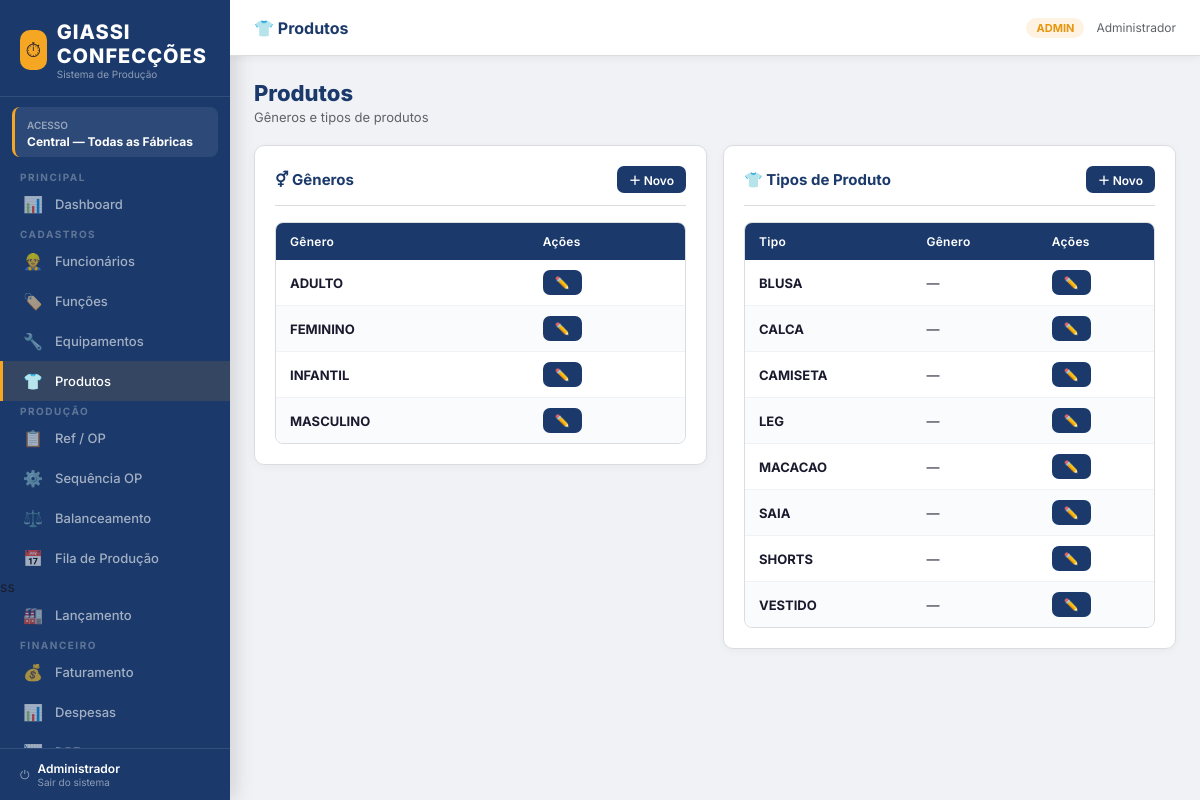
Page /produtos (signed in) on the committed database.
### tables this page shows
CREATE TABLE usuarios (
        id INTEGER PRIMARY KEY AUTOINCREMENT,
        nome TEXT NOT NULL,
        login TEXT NOT NULL UNIQUE,
        senha_hash TEXT NOT NULL,
        perfil TEXT DEFAULT 'operador',
        fabrica_id INTEGER,
        ativo INTEGER DEFAULT 1,
        FOREIGN KEY(fabrica_id) REFERENCES fabricas(id)
    );

CREATE TABLE generos_produto (
        id INTEGER PRIMARY KEY AUTOINCREMENT,
        nome TEXT NOT NULL UNIQUE
    );

CREATE TABLE tipos_produto (
        id INTEGER PRIMARY KEY AUTOINCREMENT,
        nome TEXT NOT NULL UNIQUE,
        genero_id INTEGER,
        FOREIGN KEY(genero_id) REFERENCES generos_produto(id)
    );

### app.py (the view)
@app.route('/produtos')
@login_required
def produtos():
    user = get_user(); c = m.conn()
    generos = c.execute("SELECT * FROM generos_produto ORDER BY nome").fetchall()
    tipos   = c.execute("SELECT t.*,g.nome gen_nome FROM tipos_produto t LEFT JOIN generos_produto g ON t.genero_id=g.id ORDER BY t.nome").fetchall()
    c.close()
    return render_template('produtos.html', user=user, generos=[dict(r) for r in generos], tipos=[dict(r) for r in tipos])

### app.py (called while the page is built)
def login_required(f):
    @wraps(f)
    def dec(*a, **kw):
        if 'uid' not in session:
            session['next'] = request.url
            return redirect(url_for('login'))
        return f(*a, **kw)
    return dec

def get_user():
    if 'uid' not in session: return None
    c = m.conn()
    u = c.execute("SELECT u.*,f.nome fab_nome FROM usuarios u LEFT JOIN fabricas f ON u.fabrica_id=f.id WHERE u.id=?",
                  (session['uid'],)).fetchone()
    c.close(); return u

### models.py (called while the page is built)
def conn():
    c = sqlite3.connect(DB)
    c.row_factory = sqlite3.Row
    c.execute("PRAGMA foreign_keys=ON")
    return c

### templates/produtos.html (shortened to what this page needs)
{% extends "base.html" %}
{% block page_title %}👕 Produtos{% endblock %}
{% block content %}
<div class="page-header">
  <div class="page-header-left"><h1>Produtos</h1><p>Gêneros e tipos de produtos</p></div>
</div>
<div class="row">
  <div class="col">
    <div class="card">
      <div class="card-header"><div class="card-title">⚥ Gêneros</div>
        <button class="btn btn-sm btn-primary" onclick="abrirModal('modal-gen')">＋ Novo</button></div>
      <div class="table-wrap">
        <table><thead><tr><th>Gênero</th><th>Ações</th></tr></thead>
        <tbody>
          {% for g in generos %}
          <tr><td><strong>{{ g.nome }}</strong></td>
            <td><button class="btn btn-sm btn-primary" onclick="editarGen({{ g.id }},'{{ g.nome }}')">✏️</button></td>
          </tr>{% endfor %}
        </tbody></table>
      </div>
    </div>
  </div>
  <div class="col">
    <div class="card">
      <div class="card-header"><div class="card-title">👕 Tipos de Produto</div>
        <button class="btn btn-sm btn-primary" onclick="abrirModal('modal-tipo')">＋ Novo</button></div>
      <div class="table-wrap">
        <table><thead><tr><th>Tipo</th><th>Gênero</th><th>Ações</th></tr></thead>
        <tbody>
          {% for t in tipos %}
          <tr><td><strong>{{ t.nome }}</strong></td><td>{{ t.gen_nome or '—' }}</td>
            <td><button class="btn btn-sm btn-primary" onclick="editarTipo({{ t.id }},'{{ t.nome }}',{{ t.genero_id or 'null' }})">✏️</button></td>
          </tr>{% endfor %}
        </tbody></table>
      </div>
    </div>
  </div>
</div>
{% endblock %}

### templates/base.html (shortened to what this page needs)
<!DOCTYPE html>
<html lang="pt-BR">
<head>
</head>
<body>
<div class="layout">
  <nav class="sidebar">
    <div class="sid-logo">
      <div class="sid-logo-inner">
        <div class="sid-logo-icon">⏱</div>
        <div>
          <h1>GIASSI CONFECÇÕES</h1>
          <small>Sistema de Produção</small>
        </div>
      </div>
    </div>
    {% if session.fab_id %}
    <div class="sid-fab">
      <span>Fábrica Atual</span>
      <strong>{{ get_user().fab_nome if get_user() else '—' }}</strong>
    </div>
    {% else %}
    <div class="sid-fab">
      <span>Acesso</span>
      <strong>Central — Todas as Fábricas</strong>
    </div>
    {% endif %}
    <div style="overflow-y:auto;flex:1">
      <span class="nav-section">Principal</span>
      <a href="/dashboard" class="nav-item {% if request.path=='/dashboard' %}active{% endif %}">
        <span class="nav-icon">📊</span><span class="nav-label">Dashboard</span></a>
      <span class="nav-section">Cadastros</span>
      <a href="/funcionarios" class="nav-item {% if 'funcionarios' in request.path %}active{% endif %}">
        <span class="nav-icon">👷</span><span class="nav-label">Funcionários</span></a>
      <a href="/funcoes" class="nav-item {% if 'funcoes' in request.path %}active{% endif %}">
        <span class="nav-icon">🏷️</span><span class="nav-label">Funções</span></a>
      <a href="/equipamentos" class="nav-item {% if 'equipamentos' in request.path %}active{% endif %}">
        <span class="nav-icon">🔧</span><span class="nav-label">Equipamentos</span></a>
      <a href="/produtos" class="nav-item {% if 'produtos' in request.path %}active{% endif %}">
        <span class="nav-icon">👕</span><span class="nav-label">Produtos</span></a>
      <span class="nav-section">Produção</span>
      <a href="/ref-op" class="nav-item"><span class="nav-icon">📋</span><span class="nav-label">Ref / OP</span></a>
      <a  href="/sequencia-op" class="nav-item"><span class="nav-icon">⚙️</span><span class="nav-label">Sequência OP</span></a>
      <a href="/balanceamento" class="nav-item"><span class="nav-icon">⚖️</span><span class="nav-label">Balanceamento</span></a>
      <a href="/fila-producao" class="nav-item"><span class="nav-icon">📅</span><span class="nav-label">Fila de Produção</span></a>ss
      <a href="/lancamento" class="nav-item"><span class="nav-icon">🏭</span><span class="nav-label">Lançamento</span></a>
      <span class="nav-section">Financeiro</span>
      <a href="/faturamento" class="nav-item"><span class="nav-icon">💰</span><span class="nav-label">Faturamento</span></a>
      <a href="/despesas" class="nav-item"><span class="nav-icon">📊</span><span class="nav-label">Despesas</span></a>
      <a href="/dre" class="nav-item"><span class="nav-icon">📉</span><span class="nav-label">DRE</span></a>
    </div>
    <div class="sid-bottom">
      <a href="/logout">
        <span>⏻</span>
        <div>
          <div style="color:#fff;font-size:12px;font-weight:600">{{ session.nome }}</div>
          <div style="font-size:10px">Sair do sistema</div>
        </div>
      </a>
    </div>
  </nav>
  <div class="main">
    <div class="topbar">
      <div class="topbar-title">{% block page_title %}Chrona{% endblock %}</div>
      <div class="topbar-right">
        <span class="badge {% if session.perfil=='admin' %}badge-admin{% else %}badge-op{% endif %}">
          {{ session.perfil|upper }}</span>
        <span class="user-info">{{ session.nome }}</span>
      </div>
    </div>
    <div class="content">
      {% block content %}{% endblock %}
    </div>
  </div>
</div>
</body>
</html>

### templates/base.html (style rules this page uses)
* { margin:0;padding:0;box-sizing:border-box }
body { font-family:'Inter',sans-serif;background:#F0F2F5;color:#1a1a2e;font-size:14px }
:root { --azul:#1B3A6B;--azul2:#0D2347;--azul3:#2D5AA0; --amar:#F5A623;--amar2:#E8950F; --verde:#1E8449;--verm:#C0392B;--amar-c:#B7950B;--azul-c:#1A73E8; --cinza:#5F6368;--borda:#DADCE0;--bg:#F0F2F5; --white:#FFFFFF;--inp:#F8F9FA; --sid:#1B3A6B;--sid2:#0D2347; --sem-verd:#27AE60;--sem-amar:#F39C12;--sem-verm:#E74C3C;--sem-azul:#1A73E8; --sem-verd-bg:#EAFAF1;--sem-amar-bg:#FEF9E7;--sem-verm-bg:#FDEDEC;--sem-azul-bg:#E8F0FE; }
.layout { display:flex;height:100vh;overflow:hidden }
.sidebar { width:230px;background:var(--sid);display:flex;flex-direction:column; flex-shrink:0;box-shadow:4px 0 20px rgba(0,0,0,.15) }
.main { flex:1;display:flex;flex-direction:column;overflow:hidden }
.content { flex:1;overflow-y:auto;padding:24px }
.sid-logo { padding:20px 20px 16px;border-bottom:1px solid rgba(255,255,255,.1) }
.sid-logo-inner { display:flex;align-items:center;gap:10px }
.sid-logo-icon { width:40px;height:40px;background:var(--amar);border-radius:10px; display:flex;align-items:center;justify-content:center;font-size:20px }
.sid-logo h1 { color:#fff;font-size:20px;font-weight:800;letter-spacing:1px }
.sid-logo small { color:rgba(255,255,255,.5);font-size:10px;display:block }
.sid-fab { margin:10px 12px;padding:8px 12px;background:rgba(255,255,255,.08); border-radius:8px;border-left:3px solid var(--amar) }
.sid-fab span { color:rgba(255,255,255,.5);font-size:10px;text-transform:uppercase;font-weight:600 }
.sid-fab strong { color:#fff;font-size:12px;display:block;margin-top:2px }
.nav-section { padding:12px 20px 4px;color:rgba(255,255,255,.3);font-size:10px; font-weight:700;letter-spacing:1.5px;text-transform:uppercase }
.nav-item { display:flex;align-items:center;padding:10px 20px;color:rgba(255,255,255,.6); text-decoration:none;transition:all .15s;border-left:3px solid transparent;gap:12px }
.nav-item.active { background:rgba(245,166,35,.12);color:#fff;border-left-color:var(--amar) }
.nav-item.active .nav-icon { color:var(--amar) }
.nav-icon { font-size:16px;width:20px;text-align:center }
.nav-label { font-size:13px;font-weight:500 }
.sid-bottom { margin-top:auto;padding:12px 20px;border-top:1px solid rgba(255,255,255,.1) }
.sid-bottom a { color:rgba(255,255,255,.5);font-size:12px;text-decoration:none; display:flex;align-items:center;gap:8px;transition:.15s }
.topbar { background:var(--white);border-bottom:1px solid var(--borda); padding:0 24px;height:56px;display:flex;align-items:center; justify-content:space-between;flex-shrink:0; box-shadow:0 2px 8px rgba(0,0,0,.06) }
.topbar-title { font-size:16px;font-weight:700;color:var(--azul) }
.topbar-right { display:flex;align-items:center;gap:12px }
.badge { padding:3px 10px;border-radius:20px;font-size:11px;font-weight:700 }
.badge-admin { background:#FEF3E2;color:var(--amar2) }
.user-info { font-size:12px;color:var(--cinza) }
.card { background:var(--white);border:1px solid var(--borda);border-radius:10px;padding:20px; box-shadow:0 2px 8px rgba(0,0,0,.04) }
.card-header { display:flex;align-items:center;justify-content:space-between; margin-bottom:16px;padding-bottom:12px;border-bottom:1px solid var(--borda) }
.card-title { font-size:15px;font-weight:700;color:var(--azul); display:flex;align-items:center;gap:8px }
.row { display:flex;gap:16px;flex-wrap:wrap }
.col { flex:1;min-width:0 }
.btn { padding:9px 18px;border:none;border-radius:7px;font-size:13px;font-weight:600; cursor:pointer;transition:.15s;font-family:inherit;display:inline-flex; align-items:center;gap:6px;text-decoration:none }
.btn-primary { background:var(--azul);color:#fff }
.btn-sm { padding:5px 12px;font-size:12px }
.table-wrap { overflow-x:auto;border-radius:8px;border:1px solid var(--borda) }
table { width:100%;border-collapse:collapse }
thead { background:var(--azul) }
thead th { padding:11px 14px;color:#fff;font-size:12px;font-weight:600; text-align:left;white-space:nowrap;letter-spacing:.3px }
tbody tr { border-bottom:1px solid #F0F2F5;transition:.1s }
tbody tr:last-child { border-bottom:none }
tbody tr:nth-child(even) { background:#FAFBFC }
tbody td { padding:10px 14px;font-size:13px;vertical-align:middle }
.page-header { margin-bottom:20px;display:flex;align-items:flex-end;justify-content:space-between }
.page-header-left h1 { font-size:22px;font-weight:800;color:var(--azul) }
.page-header-left p { color:var(--cinza);font-size:13px;margin-top:3px }

### rows in the picture
usuarios: nome "Administrador"
generos_produto: nome "ADULTO"
generos_produto: nome "FEMININO"
generos_produto: nome "INFANTIL"
generos_produto: nome "MASCULINO"
tipos_produto: nome "BLUSA", gen_nome "—"
tipos_produto: nome "CALCA", gen_nome "—"
tipos_produto: nome "CAMISETA", gen_nome "—"
tipos_produto: nome "LEG", gen_nome "—"
tipos_produto: nome "MACACAO", gen_nome "—"
tipos_produto: nome "SAIA", gen_nome "—"
tipos_produto: nome "SHORTS", gen_nome "—"
tipos_produto: nome "VESTIDO", gen_nome "—"

### other values in the picture
{{ session.perfil|upper }} "ADMIN"
